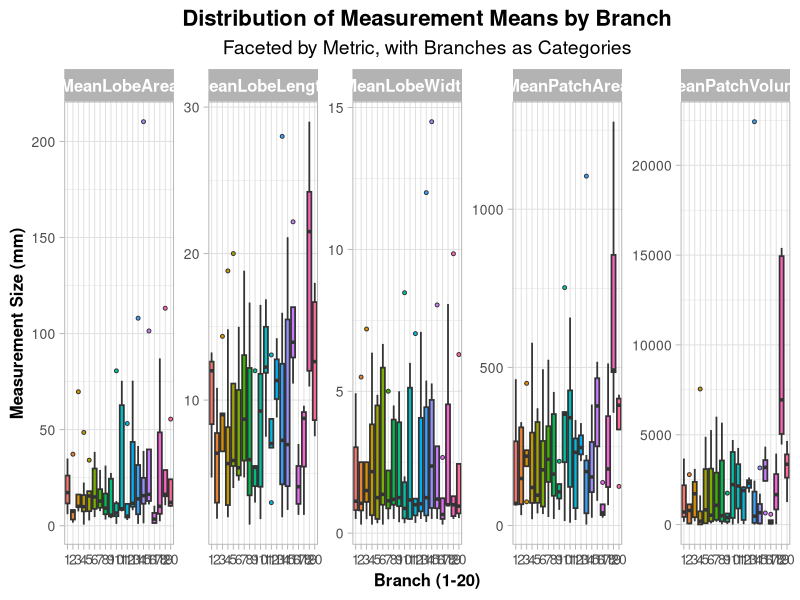
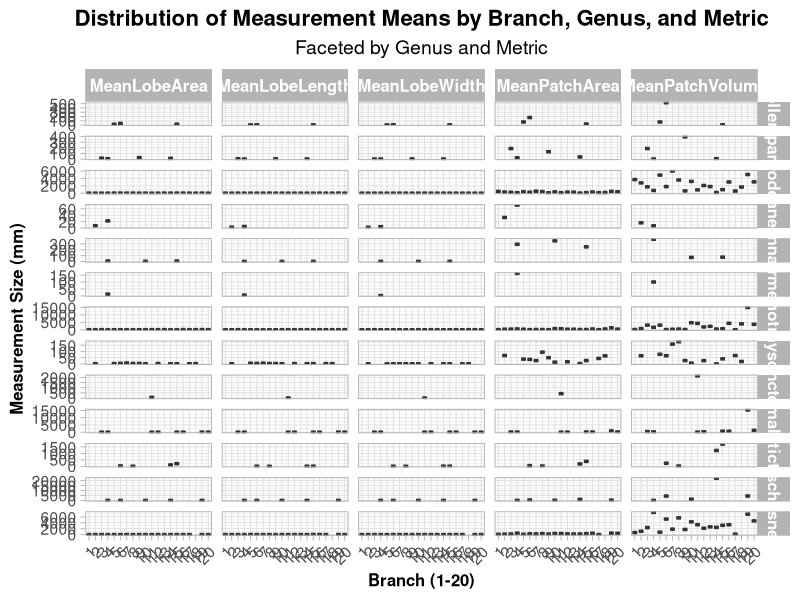
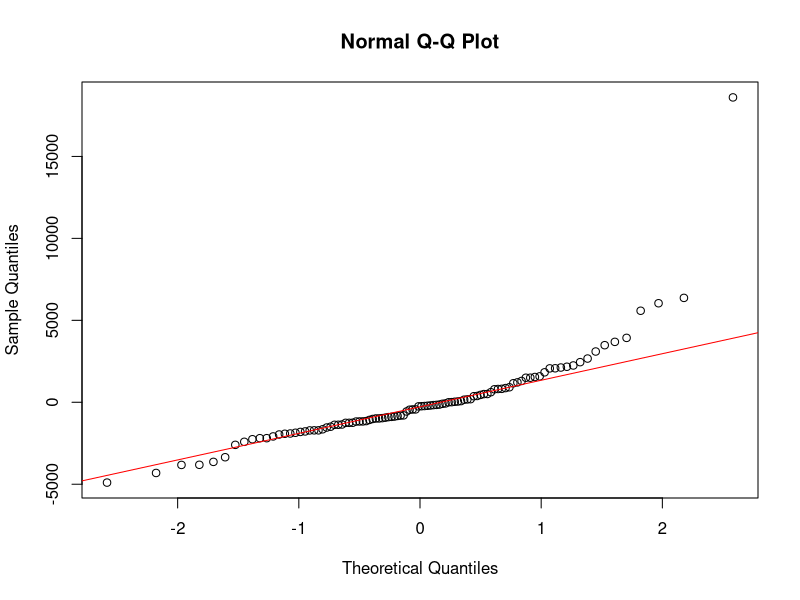
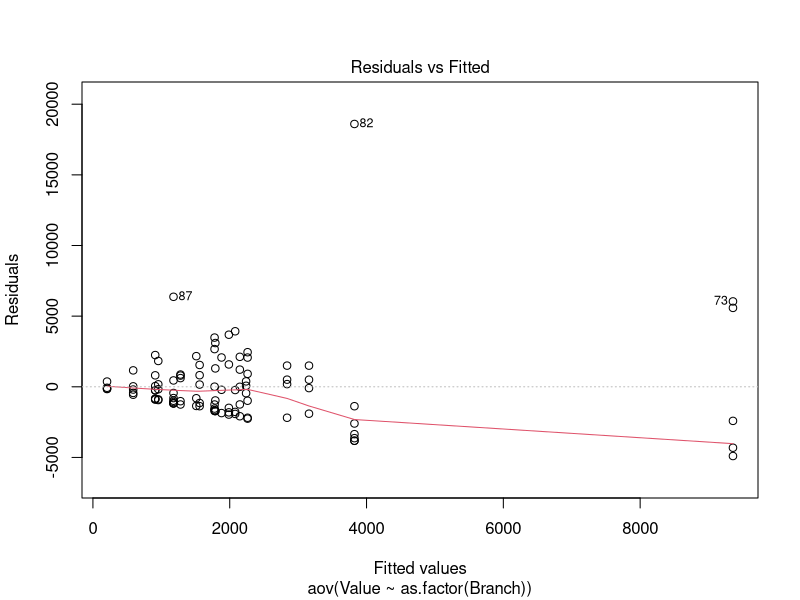
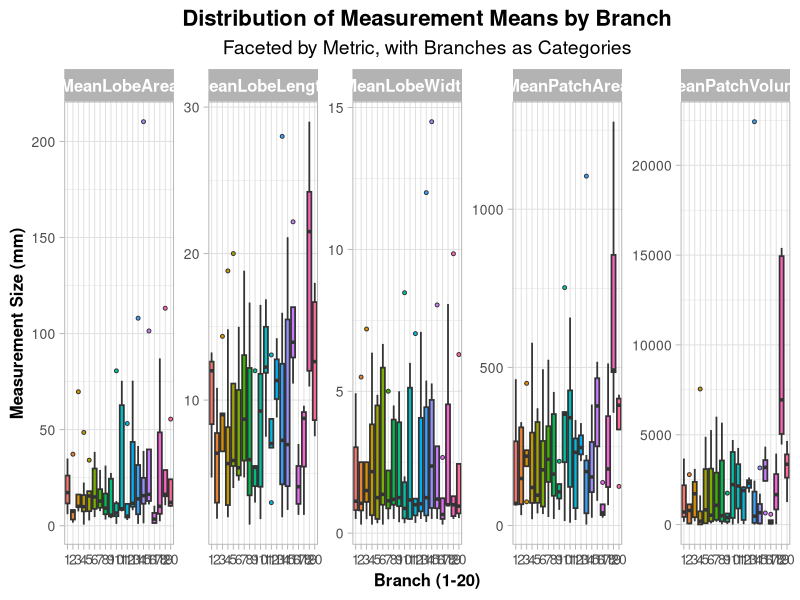

R code for these plots, in order:
library(ggplot2)
library(tidyverse)
library(dplyr) 
library(tidyr)
library(ggpubr)
library(rstatix)

setwd("C:/Users/kadet/OneDrive/Desktop/school/SFSU/MEEP/Lichen Research/R/SBMLichenTransect")
# read in data
data <- read.csv("cleandata/CleanSummitLoopSBM_noCrustose.csv")

# summarize data by branch
summary_branchtransect <- data %>%
  group_by(Genus, Branch) %>%  # Group by branch
  summarize(
    Count = n(),  # Count the number of lichens within each branch
    MeanLobeLength = mean(LobeLength, na.rm = TRUE),  # Mean LobeLength per branch
    MeanLobeWidth = mean(LobeWidth, na.rm = TRUE),    # Mean LobeWidth per branch
    MeanLobeArea = mean(LobeArea, na.rm = TRUE),      # Mean LobeArea per branch
    MeanPatchArea = mean(PatchArea, na.rm = TRUE),    # Mean PatchArea per branch
    MeanPatchVolume = mean(PatchVolume, na.rm = TRUE) # Mean PatchVolume per branch
  ) 

# Reshape data to long format for plotting
data_long_branchtransect <- summary_branchtransect %>%
  gather(key = "Metric", value = "Value", 
         MeanLobeLength, 
         MeanLobeWidth,
         MeanLobeArea,
         MeanPatchArea,
         MeanPatchVolume) 


## FINAL PLOT
# Plotting the boxplot for each metric, comparing by branch
boxplot_branch <- ggplot(data_long_branchtransect, aes(x = as.factor(Branch), y = Value)) + 
  geom_boxplot(
    aes(fill = as.factor(Branch)), 
    size = 0.6, outlier.size = 1.0, outlier.shape = 21
  ) +
  facet_wrap(~Metric, scales = "free_y", ncol = 5) +
  theme_light(base_size = 14) +  # Increase base font size
  labs(
    title = "Distribution of Measurement Means by Branch", 
    subtitle = "Faceted by Metric, with Branches as Categories", 
    x = "Branch (1-20)", 
    y = "Measurement Size (mm)", 
    fill = "Branch Category"
  ) + 
  theme(
    legend.position = "none",
    legend.title = element_text(size = 12),
    legend.text = element_text(size = 10),
    strip.text = element_text(size = 12, face = "bold"), # Enhance facet titles
    plot.title = element_text(size = 16, face = "bold", hjust = 0.5),
    plot.subtitle = element_text(size = 14, hjust = 0.5),
    axis.text = element_text(size = 10),
    axis.title = element_text(size = 12, face = "bold")
  )

boxplot_branch

ggsave(
  filename = "images/boxplot_meangenusbybranch.png",
  plot = boxplot_branch,
  width = 18,  # Width in inches
  height = 8,  # Height in inches
  dpi = 300    # Resolution in dots per inch
)

# Boxplot faceted by Genus and Metric
boxplot_branch_facet_genus <- ggplot(data_long_branchtransect, aes(x = as.factor(Branch), y = Value)) + 
  geom_boxplot(
    aes(fill = as.factor(Branch)), 
    size = 0.6, outlier.size = 1.0, outlier.shape = 21
  ) +
  facet_grid(Genus ~ Metric, scales = "free_y") +
  theme_light(base_size = 14) + 
  labs(
    title = "Distribution of Measurement Means by Branch, Genus, and Metric", 
    subtitle = "Faceted by Genus and Metric", 
    x = "Branch (1-20)", 
    y = "Measurement Size (mm)", 
    fill = "Branch Category"
  ) + 
  theme(
    legend.position = "none",  # Remove legend to focus on facets
    strip.text = element_text(size = 12, face = "bold"), 
    plot.title = element_text(size = 16, face = "bold", hjust = 0.5),
    plot.subtitle = element_text(size = 14, hjust = 0.5),
    axis.text.x = element_text(angle = 45, hjust = 1),
    axis.title = element_text(size = 12, face = "bold")
  )
boxplot_branch_facet_genus

# worth looking into more? 


# statistical analyses
# Perform ANOVA for each metric
anova_results <- data_long_branchtransect %>%
  group_by(Metric) %>%
  summarise(
    ANOVA = list(
      aov(Value ~ as.factor(Branch), data = pick(everything()))
    )
  )

# Extract summaries for ANOVA
anova_summaries <- anova_results %>%
  mutate(Summary = map(ANOVA, summary))

# Display results
anova_summaries$Summary

## Statistical significance by branch: MeanLobeWidth, MeanPatchArea, MeanPatchVolume
# Check assumptions for ANOVA on 'MeanLobeWidth', 'MeanPatchArea', and 'MeanPatchVolume' (as an example metric)
metric_to_check <- "MeanPatchVolume"  # Change to the metric you're analyzing

# Subset data for the selected metric
data_metric <- data_long_branchtransect %>% filter(Metric == metric_to_check)

# Perform ANOVA on the metric of interest
anova_model <- aov(Value ~ as.factor(Branch), data = data_metric)

# 1. Normality of residuals
# Q-Q plot
qqnorm(resid(anova_model))
qqline(resid(anova_model), col = "red")

# Shapiro-Wilk test for normality
shapiro_test <- shapiro.test(resid(anova_model))

# 2. Homogeneity of variances: Levene's test
levene_test <- car::leveneTest(Value ~ as.factor(Branch), data = data_metric)

# 3. Independence of observations
# Residual vs. Fitted plot
plot(anova_model, which = 1)  # Residuals vs Fitted

# Print results
shapiro_test
levene_test

## because shapiro_test says normality is violated, run a non-parametric test
# Kruskal-Wallis test (non-parametric alternative to ANOVA)
kruskal_test_results <- data_long_branchtransect %>%
  filter(Metric == metric_to_check) %>%
  kruskal.test(Value ~ as.factor(Branch))

kruskal_test_results # not accurate 

#### SIGNIFICANT DIFFERENCES BETWEEN BRANCHES bust residuals are not normally distributed
# Create a summary of Kruskal-Wallis test results for each metric
kruskal_summary <- data_long_branchtransect %>%
  group_by(Metric) %>%
  summarise(
    Kruskal_Wallis = list(kruskal.test(Value ~ as.factor(Branch))),
    .groups = 'drop'
  ) %>%
  mutate(
    Test_Statistic = sapply(Kruskal_Wallis, function(x) x$statistic),  # H value
    P_value = sapply(Kruskal_Wallis, function(x) x$p.value)            # p-value
  )

# View the Kruskal-Wallis summary table
kruskal_summary <- kruskal_summary %>%
  select(Metric, Test_Statistic, P_value)

# Display results
print(kruskal_summary)
### NO SIGNIFICANCE WHEN THEY ARE SEPARATED


# Try a log transformation
data_long_branchtransect$log_Value <- log(data_long_branchtransect$Value)

# Rerun the ANOVA on the transformed data
anova_model_log <- aov(log_Value ~ as.factor(Branch), data = data_long_branchtransect %>%
                         filter(Metric == metric_to_check))

# Check Shapiro-Wilk test again on the transformed residuals
shapiro_test_log <- shapiro.test(resid(anova_model_log))
shapiro_test_log

## DONE ANALYZING, NO SIGNIFICANCE 